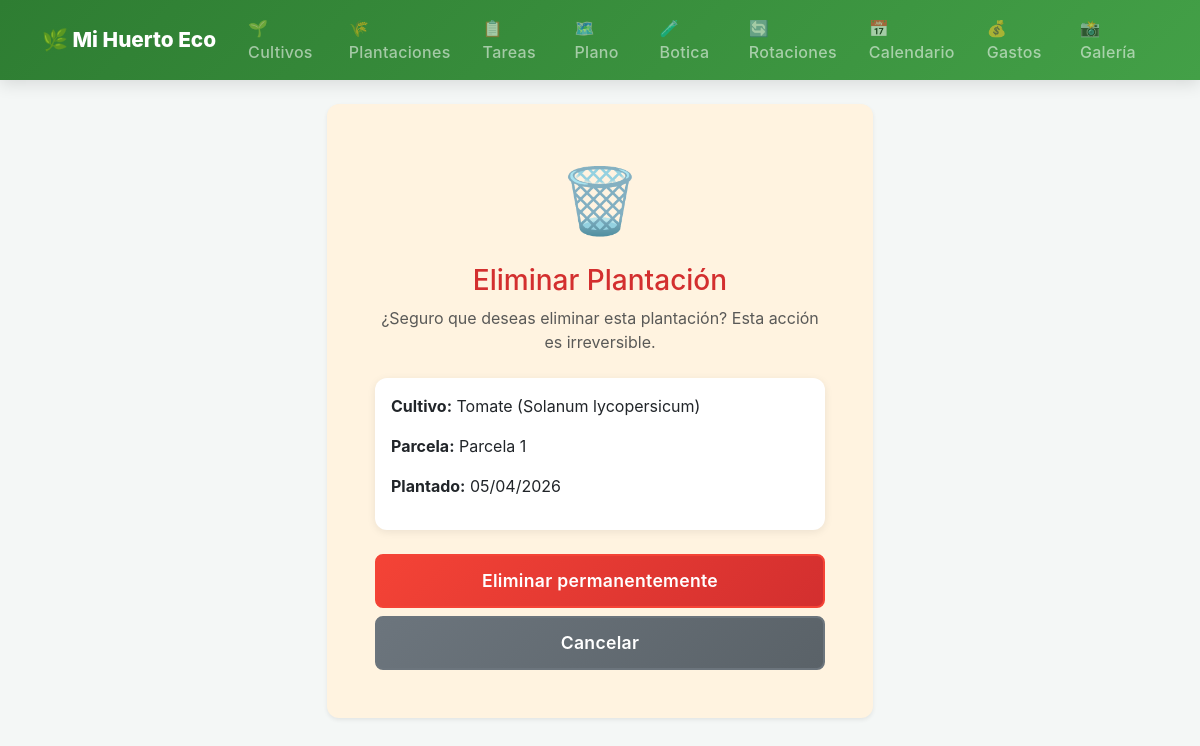
Screenshot of /plantaciones/11/eliminar/ with the database file from the repository.
### gestion_huerto/models.py (models this page shows, shortened)
class Plantacion(models.Model):
    PROCEDENCIA_CHOICES = [
        ('semilla_propia', 'Semilla Propia'),
        ('compra_local', 'Compra Local'),
        ('ajero corella', 'Ajero Corella'),
        ('piensos muga', 'Piensos Muga'),
        ('cintruenigo', 'Cintruenigo'),
        ('otro', 'Otro'),
    ]
    parcela = models.ForeignKey(Parcela, on_delete=models.CASCADE, related_name='plantaciones')
    cultivo = models.ForeignKey(Cultivo, on_delete=models.CASCADE, related_name='plantaciones')
    variedad = models.ForeignKey(Variedad, on_delete=models.SET_NULL, null=True, blank=True, related_name='plantaciones')
    columna_inicio = models.PositiveIntegerField()
    fila_inicio = models.PositiveIntegerField()
    columna_fin = models.PositiveIntegerField()
    fila_fin = models.PositiveIntegerField()
    distancia_personalizada = models.DecimalField(max_digits=5, decimal_places=2, null=True, blank=True, help_text="Distancia en cm entre plantas")
    precio_unitario_cosecha = models.DecimalField(max_digits=8, decimal_places=2, null=True, blank=True)
    origen_plantel = models.CharField(
        max_length=100,
        blank=True,
        help_text="Ej: semillero propio, vivero local, intercambio, etc."
    )
    observaciones_seguimiento = models.TextField(
        blank=True,
        help_text="Resumen general del seguimiento del cultivo"
    )
    TIPO_SIEMBRA_CHOICES = [
        ('terreno', 'Siembra en terreno'),
        ('semillero', 'Siembra en semillero'),
    ]
    tipo_siembra = models.CharField(
        max_length=20,
        choices=TIPO_SIEMBRA_CHOICES,
        default='terreno',
        help_text="¿Dónde se siembra? (terreno directamente o semillero para trasplantar)"
    )
    ESTADO_CHOICES = [
        ('planificada', 'Planificada'),
        ('sembrada', 'Sembrada'),
        ('germinada', 'Germinada'),
        ('trasplantada', 'Trasplantada'),
        ('en_cultivo', 'En cultivo'),
        ('en_cosecha', 'En cosecha'),
        ('finalizada', 'Finalizada'),
        ('perdida', 'Perdida'),
    ]
    estado = models.CharField(
        max_length=20,
        choices=ESTADO_CHOICES,
        default='sembrada',
        help_text="Estado actual de la plantación"
    )
    fecha_germinado_estimado = models.DateField(null=True, blank=True, help_text="Fecha prevista para la germinación")
    fecha_germinado_real = models.DateField(null=True, blank=True, help_text="Fecha en que germinó")
    fecha_siembra = models.DateField(null=True, blank=True, help_text="Deprecated: usar fecha_siembra_real")
    fecha_trasplante = models.DateField(null=True, blank=True, help_text="Fecha de trasplante (si aplica)")
    MODO_IMPLANTACION_CHOICES = [
        ('directa', 'Siembra directa'),
        ('semillero', 'Desde semillero'),
        ('plantel', 'Plantel comprado'),
    ]
    modo_implantacion = models.CharField(
        max_length=20,
        choices=MODO_IMPLANTACION_CHOICES,
        default='directa',
        blank=False,
        verbose_name='Modo de implantación',
        help_text='Cómo entra el cultivo al terreno definitivo.'
    )
    fecha_recoleccion_inicio = models.DateField(null=True, blank=True, help_text="Fecha prevista para inicio de cosecha")
    fecha_recoleccion_esperada = models.DateField(null=True, blank=True, help_text="Deprecated: usar fecha_recoleccion_inicio")
    procedencia = models.CharField(
        max_length=20,
        choices=PROCEDENCIA_CHOICES,
        default='otro',
        help_text="Origen de la planta o semilla"
    )
    notas = models.TextField(blank=True)
    objects = PlantacionQuerySet.as_manager()
    cantidad = models.PositiveIntegerField(
    null=True, blank=True,
    help_text="Número de plantas plantadas"
    )
    @property
    def fecha_plantacion(self):
        return self.fecha_trasplante or self.fecha_siembra
    class Meta:
        verbose_name = "Plantación"
        verbose_name_plural = "Plantaciones"
        ordering = ['-fecha_siembra']

class Cultivo(models.Model):
    FAMILIA_CHOICES = [
        ('solanaceas',    'Solanáceas (Tomate, Pimiento, Berenjena, Patata)'),
        ('cucurbitaceas', 'Cucurbitáceas (Calabaza, Calabacín, Pepino, Melón)'),
        ('cruciferas',    'Crucíferas (Brócoli, Repollo, Coliflor, Rábano)'),
        ('hoja',          'Hoja (Lechuga, Espinaca, Acelga)'),
        ('umbeliferas',   'Umbelíferas (Zanahoria, Apio, Perejil, Hinojo)'),
        ('leguminosas',   'Leguminosas (Haba, Guisante, Judía, Alubia)'),
        ('aliaceas',      'Alíaceas (Ajo, Cebolla, Puerro, Cebolleta)'),
        ('gramineas',     'Gramíneas (Maíz, Trigo)'),
        ('compuestas',    'Compuestas (Alcachofa, Girasol)'),
        ('otros',         'Otros'),
    ]
    TIPO_CULTIVO_CHOICES = [
        ('hortaliza', 'Hortaliza'),
        ('frutal', 'Frutal'),
        ('flor', 'Flor'),
    ]
    GRUPO_ROTACION_CHOICES = [
        ('fruto', 'Grupo A — Fruto (Solanáceas, Cucurbitáceas)'),
        ('hoja_raiz', 'Grupo B — Hoja/Raíz (Crucíferas, Lechugas, Zanahorias)'),
        ('leguminosa', 'Grupo C — Leguminosa (Fija nitrógeno)'),
        ('bulbo', 'Grupo D — Bulbo/Limpieza (Aliáceas)'),
    ]
    grupo_rotacion = models.CharField(
        max_length=20,
        choices=GRUPO_ROTACION_CHOICES,
        blank=True,
        help_text="Grupo de rotación al que pertenece el cultivo"
    )
    tipo_cultivo = models.CharField(
        max_length=20,
        choices=TIPO_CULTIVO_CHOICES,
        default='hortaliza',
        help_text="Hortaliza, frutal o flor"
    )
    es_perenne = models.BooleanField(
        default=False,
        help_text="Marca si la planta permanece varios años (ej. frutales, aromáticas perennes)"
    )
    nombre = models.CharField(max_length=100, unique=True)
    familia = models.CharField(max_length=20, choices=FAMILIA_CHOICES, default='otros')
    emoji = models.CharField(max_length=10, blank=True, default='🌱')
    requiere_trasplante = models.BooleanField(default=False)
    clasificacion_rotacion = models.CharField(max_length=100, blank=True)
    epoca_siembra = models.CharField(max_length=50, blank=True)
    epoca_trasplante = models.CharField(max_length=50, blank=True)
    epoca_recoleccion = models.CharField(max_length=50, blank=True)
    dias_ciclo = models.PositiveIntegerField(null=True, blank=True)
    marco_plantacion = models.CharField(max_length=100, blank=True)
    distancia_plantas = models.PositiveIntegerField(null=True, blank=True)
    distancia_lineas = models.PositiveIntegerField(null=True, blank=True)
    profundidad_siembra = models.CharField(max_length=50, blank=True)
    meses_siembra = models.CharField(max_length=50, blank=True)
    meses_trasplante = models.CharField(max_length=50, blank=True)
    meses_recoleccion = models.CharField(max_length=50, blank=True)
    temp_min_germinacion = models.PositiveIntegerField(null=True, blank=True)
    temp_optima_germinacion = models.PositiveIntegerField(null=True, blank=True)
    temp_max_germinacion = models.PositiveIntegerField(null=True, blank=True)
    tiempo_germinacion = models.PositiveIntegerField(null=True, blank=True)
    riego = models.TextField(blank=True)
    abono = models.TextField(blank=True)
    mantenimiento = models.TextField(blank=True)
    plagas_comunes = models.TextField(blank=True)
    enfermedades_comunes = models.TextField(blank=True)
    observaciones = models.TextField(blank=True)
    notas_locales = models.TextField(blank=True)
    NO_RIEGO_INICIAL = {
        'patata', 'patatas',
        'judia', 'judias', 'judía', 'judías',
        'maiz', 'maíz',
    }
    class Meta:
        verbose_name = "Cultivo"
        verbose_name_plural = "Cultivos"
        ordering = ['nombre']

class Parcela(models.Model):
    TIPO_TABLA_CHOICES = [
        (1, 'Tabla 1 (17x12 Rectangular)'),
        (2, 'Tabla 2 (Trapezoidal 6-12m)'),
        (3, 'Tabla 3 (Irregular 12-6m)'),
    ]
    nombre = models.CharField(max_length=100, unique=True)
    columnas = models.PositiveIntegerField(default=12)
    filas = models.PositiveIntegerField(default=12)
    tipo_tabla = models.PositiveIntegerField(
        choices=TIPO_TABLA_CHOICES,
        default=1,
        help_text="Tipo de tabla para validación geométrica (1=rectangular, 2=triangular, 3=diagonal)",
    )
    foto_general = models.ImageField(upload_to='parcelas/', blank=True, null=True)
    class Meta:
        verbose_name = "Parcela"
        verbose_name_plural = "Parcelas"

### gestion_huerto/views.py (the view)
# urls.py: path('plantaciones/<int:plantacion_id>/eliminar/', views.eliminar_plantacion, name='eliminar_plantacion'),
def eliminar_plantacion(request, plantacion_id):
    plantacion = get_object_or_404(Plantacion, pk=plantacion_id)
    if request.method == 'POST':
        plantacion.delete()
        messages.success(request, 'Plantación eliminada correctamente.')
        return redirect('lista_plantaciones')
    return render(request, 'plantaciones/confirmar_borrado.html', {'plantacion': plantacion})

### gestion_huerto/templates/plantaciones/confirmar_borrado.html (shortened to what this page needs)
{% extends 'base.html' %}
{% block content %}
<div class="row justify-content-center">
    <div class="col-md-6">
        <div class="card shadow-sm border-0" style="background: #fff3e0;">
            <div class="card-body text-center p-5">
                <div style="font-size: 4rem; margin-bottom: 1rem;">🗑️</div>
                <h3 style="color: #d32f2f;">Eliminar Plantación</h3>
                <p class="text-muted mb-4">¿Seguro que deseas eliminar esta plantación? Esta acción es irreversible.</p>
                <div class="card bg-white border-0 mb-4 p-3" style="text-align: left;">
                    <p><strong>Cultivo:</strong> {{ plantacion.cultivo.nombre }}</p>
                    <p><strong>Parcela:</strong> {{ plantacion.parcela.nombre }}</p>
                    <p><strong>Plantado:</strong> {{ plantacion.fecha_plantacion|date:"d/m/Y" }}</p>
                </div>
                <form method="post">
                    <button type="submit" class="btn btn-danger btn-lg w-100 mb-2">Eliminar permanentemente</button>
                </form>
                <a href="{% url 'detalle_plantacion' plantacion.id %}" class="btn btn-secondary btn-lg w-100">Cancelar</a>
            </div>
        </div>
    </div>
</div>
{% endblock %}

### gestion_huerto/templates/base.html (style rules this page uses)
:root { --primary-green: #2e7d32; --secondary-green: #43a047; --light-green: #e8f5e9; --earth-brown: #8d6e63; --light-brown: #d7ccc8; --sun-yellow: #fbc02d; --water-blue: #1976d2; --light-blue: #e3f2fd; --alert-orange: #ff9800; --danger-red: #f44336; --success-color: #4caf50; --warning-color: #ffc107; --info-color: #17a2b8; --text-muted: #999; --text-dark: #333; --bg-light: #f4f7f6; --border-light: #e0e0e0; --shadow-sm: 0 2px 8px rgba(0,0,0,0.08); --shadow-md: 0 4px 16px rgba(0,0,0,0.12); --shadow-lg: 0 8px 24px rgba(0,0,0,0.15); --transition-smooth: all 0.3s cubic-bezier(0.4, 0, 0.2, 1); }
* { box-sizing: border-box; }
body { background-color: var(--bg-light); font-family: -apple-system, BlinkMacSystemFont, 'Segoe UI', Roboto, 'Helvetica Neue', Arial, sans-serif; color: var(--text-dark); }
.btn { font-weight: 600; letter-spacing: 0.3px; transition: var(--transition-smooth); border: 2px solid transparent; border-radius: 8px; position: relative; overflow: hidden; display: inline-flex; align-items: center; justify-content: center; gap: 6px; padding: 0.5rem 1rem; }
.btn::before { content: ''; position: absolute; top: 50%; left: 50%; width: 0; height: 0; border-radius: 50%; background: rgba(255, 255, 255, 0.3); transform: translate(-50%, -50%); transition: width 0.6s, height 0.6s; z-index: 0; }
.btn-secondary { background: linear-gradient(135deg, #6c757d, #5a6268); color: white; border-color: #6c757d; }
.btn-danger { background: linear-gradient(135deg, var(--danger-red), #d32f2f); color: white; border-color: var(--danger-red); }
.btn-lg { padding: 0.75rem 1.5rem; font-size: 1.1rem; }
.card { border: none; border-radius: 12px; box-shadow: var(--shadow-sm); transition: var(--transition-smooth); overflow: hidden; }
.card-body { padding: 1.5rem; }
a { text-decoration: none; transition: var(--transition-smooth); }

### rows the page displays
Plantacion: cultivo.nombre "Tomate (Solanum lycopersicum)", parcela.nombre "Parcela 1", fecha_plantacion "05/04/2026"
